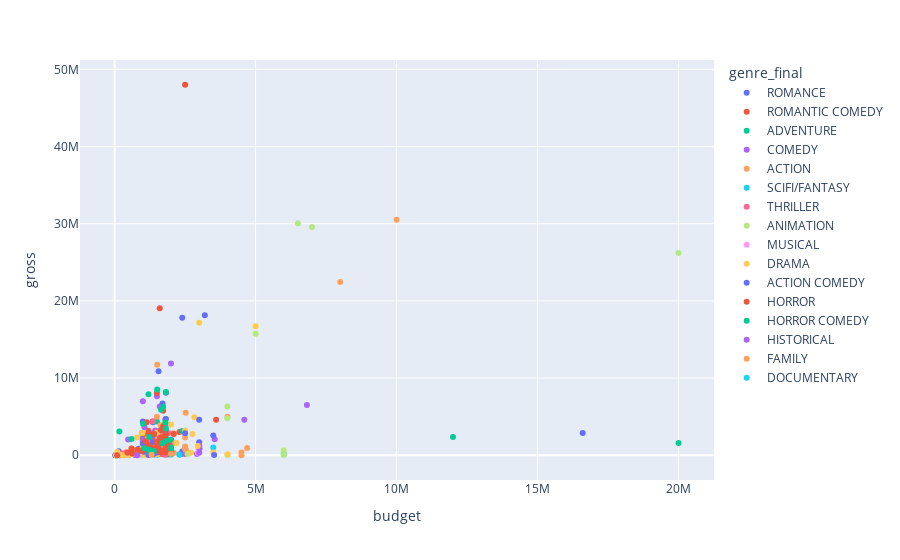

Notebook code for this chart:
### Code cell
fig = px.scatter(df, y="gross", x="budget", color="genre_final", hover_data=['title'])
fig.show()
